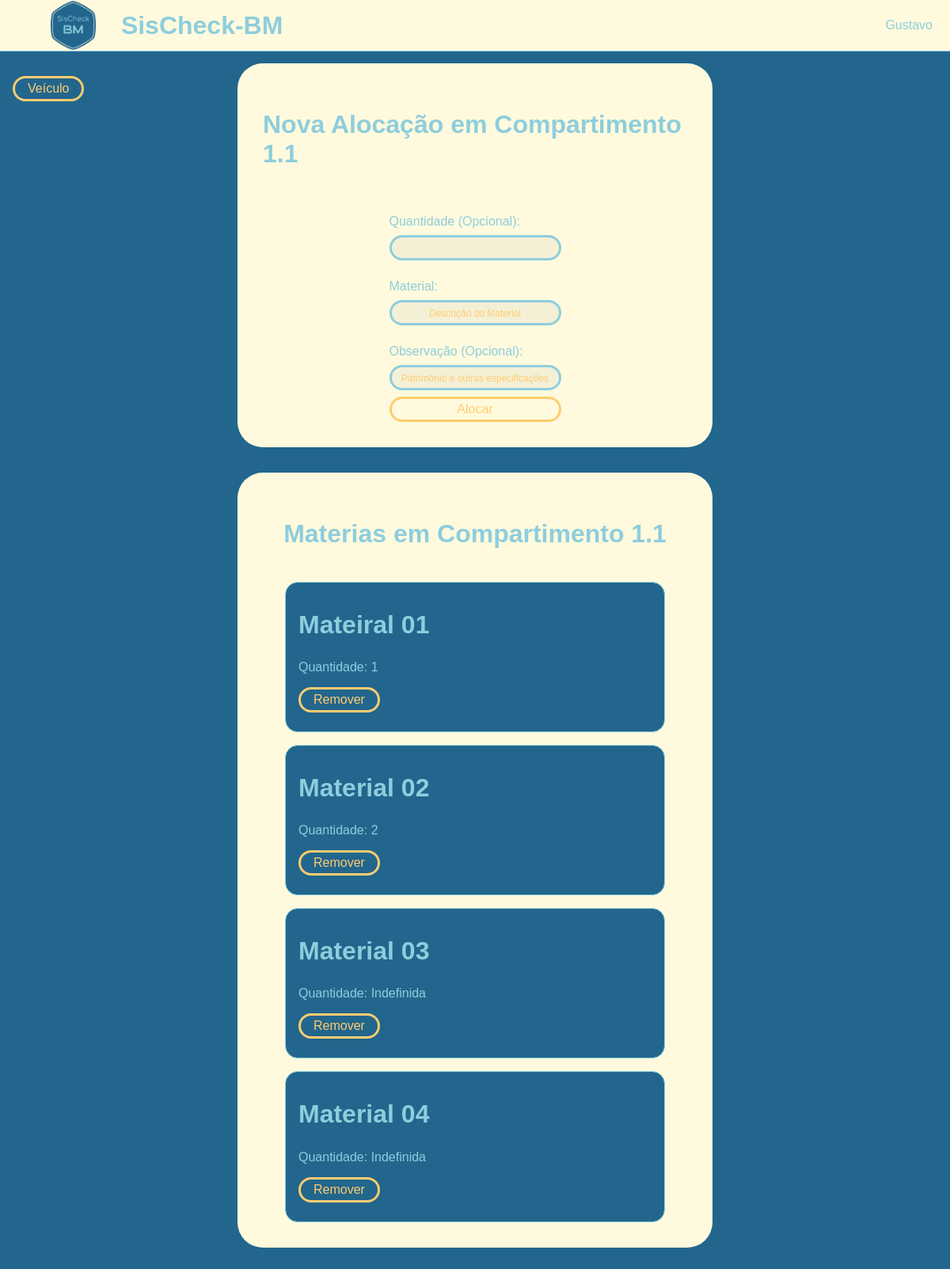
Page /veiculos/alocacoes.php?id=1 (signed in) on the committed database.
### tables this page shows
CREATE TABLE `compartimento` (
  `id` int(11) NOT NULL,
  `nome` varchar(50) NOT NULL,
  `idVeiculo` int(11) NOT NULL,
  `idCompartimento` int(11) DEFAULT NULL,
  `status` varchar(10) NOT NULL DEFAULT 'ativo'
);

CREATE TABLE `materiais_no_veiculo` (
  `id` int(11) NOT NULL,
  `quantidade` int(11) DEFAULT NULL,
  `observacao` varchar(255) DEFAULT NULL,
  `status` varchar(10) NOT NULL DEFAULT 'ativo',
  `idCompartimento` int(11) NOT NULL,
  `idMaterial` int(11) NOT NULL
);

CREATE TABLE `material` (
  `id` int(11) NOT NULL,
  `descricao` varchar(250) NOT NULL,
  `status` varchar(10) NOT NULL DEFAULT 'ativo'
);

### veiculos/alocacoes.php (the view, shortened to what this page needs)
<?php
require_once("../conexao.php");
$idCompartimento = $_GET["id"];
$sql = "SELECT * FROM compartimento where id = $idCompartimento";
$result = $conn->query($sql);
$compartimento = $result->fetch_assoc();
$sql = "SELECT mnv.*, m.id as 'id_material', m.descricao
        FROM materiais_no_veiculo as mnv
        LEFT JOIN material as m on m.id = mnv.idMaterial
        WHERE mnv.idCompartimento = $idCompartimento";
$mnv = $conn->query($sql);
?>
<!DOCTYPE html>
<html>
<body>
  <?php require_once("../header.php") ?>
  <a class="button back-button" href="dados.php?id=<?= $compartimento['idVeiculo'] ?>">Veículo</a>
  <section>
    <main>
      <h1>Nova Alocação em <?= $compartimento['nome'] ?></h1>
      <form method="post" action="alocar.php">
        <label>Quantidade (Opcional):</label>
        <input class="input" type="number" name="qtd" id="qtd" min="1"/>
        <label>Material:</label>
        <input class="input" list="materiais" id="mat" name="mat" placeholder="Descrição do Material" required/>
        <label>Observação (Opcional):</label>
        <input class="input" type="text" name="obs" id="obs" placeholder="Patrimônio e outras especificações"/>
        <input type="submit" value="Alocar" class="button">
      </form>
    </main>
    <div class="secondary-section">
      <h1>Materias em <?= $compartimento['nome'] ?></h1>
      <?php foreach ($mnv as $material) { ?>
        <div class="card">
          <h1><?= $material['descricao'] ?></h1>
          <p>Quantidade: <?= $material['quantidade'] != null ? $material['quantidade'] : 'Indefinida' ?></p>
          <p>
            <a class="button" href="desalocar.php?id=<?= $material['id'] ?>">Remover</a>
          </p>
        </div>
      <?php } ?>
    </div>
  </section>
</body>
</html>

### styles.css (style rules this page uses)
:root { --color-secondary: #8ecddd; --color-light: #fffadd; --color-dark: #22668d; --color-alert: #ffcc70; }
* { font-family: Verdana, "Trebuchet MS", Arial, sans-serif; box-sizing: border-box; font-size: 16px; color: var(--color-secondary); text-decoration: none; }
h1 { font-size: 32px; }
body { background-color: var(--color-dark); margin: 0; padding: 0; min-height: 100vh; }
section { display: flex; flex-direction: column; align-items: center; justify-content: center; min-height: 80vh; padding-top: 10vh; }
main { display: flex; flex-direction: column; align-items: center; justify-content: center; gap: 1rem; background-color: var(--color-light); border-radius: 2rem; padding: 2rem; width: max(300px, 50vw); }
.secondary-section { display: flex; flex-direction: column; align-items: center; justify-content: center; gap: 1rem; background-color: var(--color-light); border-radius: 2rem; padding: 2rem; margin: 2rem; width: max(300px, 50vw); }
.button { display: flex; justify-content: center; align-items: center; color: var(--color-alert); background-color: transparent; border: var(--color-alert) 0.2rem solid; border-radius: 1rem; padding: 0 1rem; height: 2rem; }
.back-button { position: fixed; top: 12vh; left: 2vh; min-width: 5rem; }
form { display: flex; flex-direction: column; gap: 0.5rem; }
label { margin-top: 1rem; }
.input { border: none; height: 2rem; border-radius: 1rem; text-align: center; background-color: rgba(150, 150, 150, 0.1); border: var(--color-secondary) 0.2rem solid; }
.input::placeholder { color: var(--color-alert); font-size: 12px; }
.card { border: var(--color-secondary) 0.1rem solid; background-color: var(--color-dark); width: max(250px, 40vw); border-radius: 1rem; padding: 0.5rem 1rem; }
.card p { display: flex; align-items: center; justify-content: space-between; }

### rows in the picture
compartimento: nome "Compartimento 1.1"
materiais_no_veiculo: idMaterial.descricao "Mateiral 01", quantidade "1"
materiais_no_veiculo: idMaterial.descricao "Material 02", quantidade "2"
materiais_no_veiculo: idMaterial.descricao "Material 03", shows "Indefinida"
materiais_no_veiculo: idMaterial.descricao "Material 04", shows "Indefinida"

### other values in the picture
$usuario['nome'] "Gustavo"
